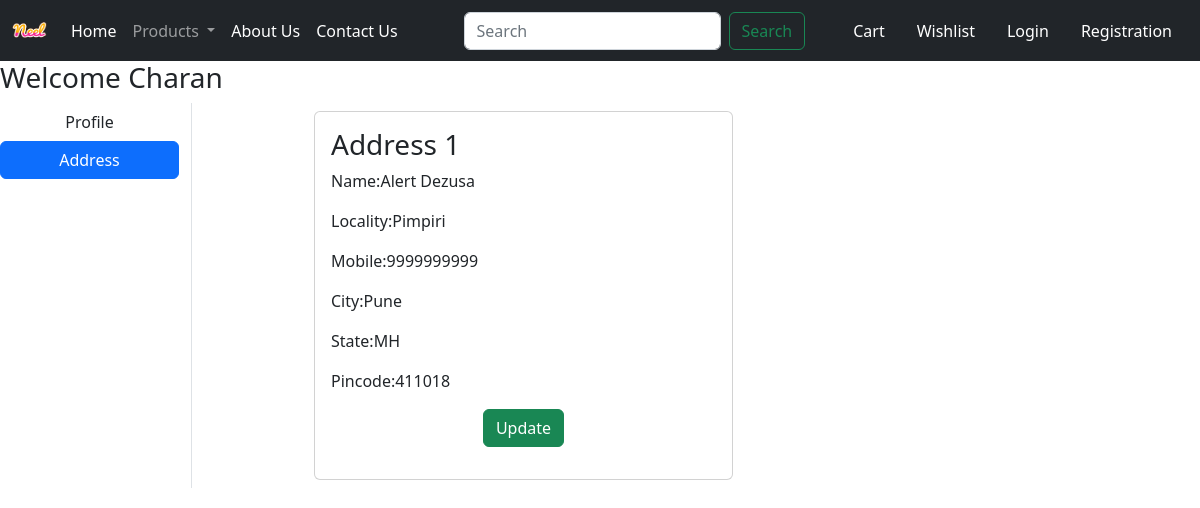
The app's page /address/ (signed in) with its own data.
### app/models.py (models this page shows, shortened)
class Customer(models.Model):
    user = models.ForeignKey(User, on_delete=models.CASCADE)
    name = models.CharField(max_length=200)
    locality = models.CharField(max_length=200)
    city = models.CharField(max_length=50)
    mobile = models.IntegerField(default=0)
    zipcode = models.IntegerField()
    state = models.CharField(choices=STATE_CHOICES, max_length=100)

### app/views.py (the view)
# urls.py: path('address/', views.address, name='address'),
def address(request):
    add = Customer.objects.filter(user=request.user)
    return render(request, 'address.html', locals())

### templates/address.html (shortened to what this page needs)
{% extends 'base.html' %}
{% load static %}
{% block main-content %}
  <div class="row">
    <h3>Welcome <span class="text-capitalize">{{request.user}}</span></h3>
    <div class="col-sm-2 border-end">
      <ul class="list-unstyled">
        <li class="d-grid"><a href="{% url 'profile' %}" class="btn">Profile</a></li>
        <li class="d-grid"><a href="{% url 'address' %}" class="btn btn-primary">Address</a></li>
      </ul>
    </div>
    <div class="col-sm-9 offset-sm-1">
      <div class="row">
        {% for ad in add %}
          <div class="col-sm-6">
            <div class="card m-2">
              <div class="card-body">
                <h3>Address {{forloop.counter}}</h3>
                <p>Name:{{ad.name}}</p>
                <p>Locality:{{ad.locality}}</p>
                <p>Mobile:{{ad.mobile}}</p>
                <p>City:{{ad.city}}</p>
                <p>State:{{ad.state}}</p>
                <p>Pincode:{{ad.zipcode}}</p>
                <p class="text-center"><a href="{% url 'updateAddress' pk=ad.id %}" class="btn btn-success">Update</a></p>
              </div>
            </div>
          </div>
        {% endfor %}
      </div>
    </div>
  </div>
{% endblock main-content %}

### records on screen
Customer: name "Alert Dezusa", locality "Pimpiri", mobile "9999999999", city "Pune", state "MH", zipcode "411018"

### other values on screen
{{ request.user }} "Charan"
